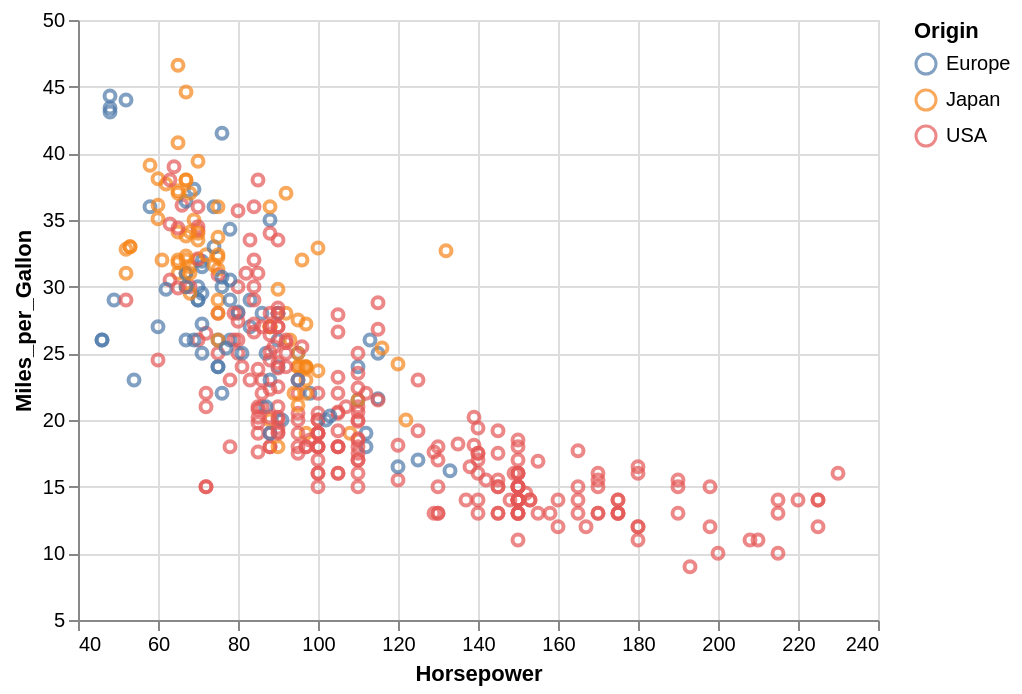

This figure's Vega-Lite source:
### Vega-Lite specification from a JSON file in a GitHub repository (floating-point values rounded to 4 significant figures; data arrays with more than 128 entries replaced by an {"elided": "..."} marker saying what was removed)
{"$schema": "https://vega.github.io/schema/vega-lite/v5.json", "description": "Automotive Performance-Efficiency Analysis: Horsepower vs MPG by Origin", "data": {"values": {"elided": "392 records"}}, "mark": "point", "encoding": {"x": {"field": "Horsepower", "type": "quantitative", "scale": {"zero": false}}, "y": {"field": "Miles_per_Gallon", "type": "quantitative", "scale": {"zero": false}}, "color": {"field": "Origin", "type": "nominal", "scale": {"domain": ["Europe", "Japan", "USA"], "range": ["#4c78a8", "#f58518", "#e45756"]}, "legend": {"title": "Origin"}}, "tooltip": [{"field": "Horsepower", "type": "quantitative"}, {"field": "Miles_per_Gallon", "type": "quantitative"}, {"field": "Origin", "type": "nominal"}, {"field": "Name", "type": "nominal"}]}, "width": 400, "height": 300, "transform": [], "params": []}
